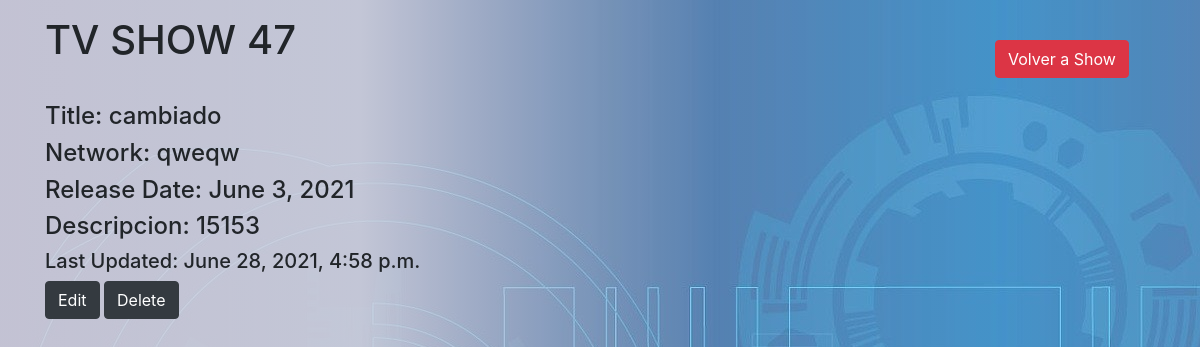
/shows/47, run on an earlier commit of the app's database.
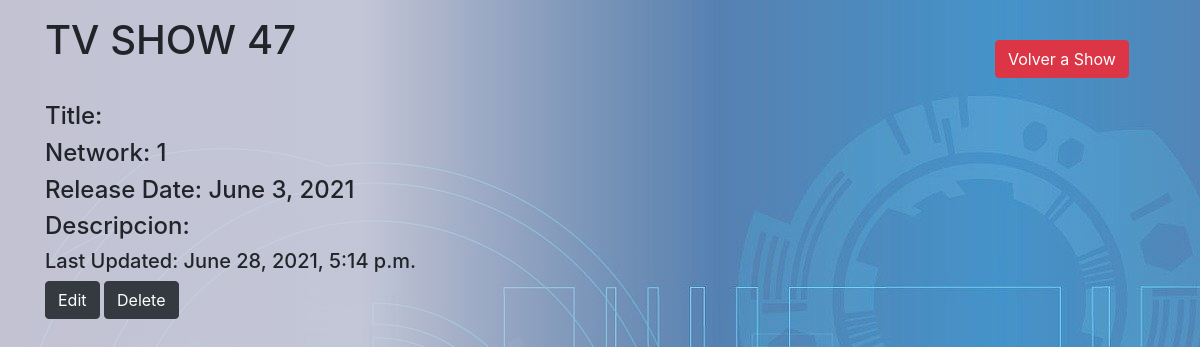
And on a later commit of the database.
### app_tv/models.py (models this page shows, shortened)
class Show(models.Model):
    title = models.CharField(max_length=50)
    network = models.CharField(max_length=50)
    release_date=models.DateField()
    description=models.CharField(max_length=50)
    created_at = models.DateTimeField(auto_now_add=True)
    updated_at = models.DateTimeField(auto_now=True)
    objects=ShowManager()

### app_tv/views.py (the view)
# urls.py: path('shows/<id>',views.read),
def read(request,id):
    show=Show.objects.get(id=id)
    context={
        "show":show
    }
    return render(request,"read.html",context)

### app_tv/templates/read.html (shortened to what this page needs)
{% extends "base.html" %}
{% block contenido %}
<div class="container  py-3">
	<div class="row">
		<div class="col-10">
			<h1 class="text-left">TV SHOW {{show.id}}</h1>
		</div>
		<div class="col-2">
			<a href="/shows"><button class="btn btn-danger my-4"> Volver a Show</button></a>
		</div>
	</div>
	<h4>Title: {{show.title}}</h4>
	<h4>Network: {{show.network}}</h4>
	<h4>Release Date: {{show.release_date}}</h4>
	<h4>Descripcion: {{show.description}}</h4>
	<h5>Last Updated: {{show.updated_at}}</h5>
	<a href="{{show.id}}/edit"><button type="button" class="btn btn-dark">Edit</button></a>
	<a href="{{show.id}}/destroy"><button type="button" class="btn btn-dark">Delete</button></a>
</div>
{% endblock %}

What changed in the data, as far as the page shows it:
changed Show id 47: network "qweqw" → "1"; updated_at "June 28, 2021, 4:58 p.m." → "June 28, 2021, 5:14 p.m."; title "cambiado" → (not shown); description "15153" → (not shown)
